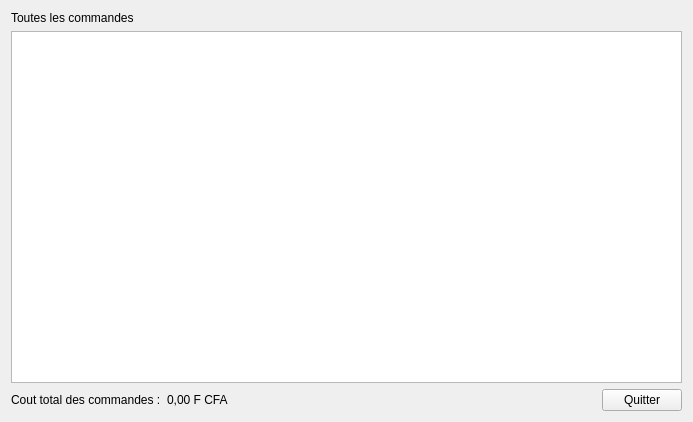
<?xml version="1.0" encoding="UTF-8"?>
<ui version="4.0">
 <class>CommandListWidget</class>
 <widget class="QWidget" name="CommandListWidget">
  <property name="geometry">
   <rect>
    <x>0</x>
    <y>0</y>
    <width>693</width>
    <height>422</height>
   </rect>
  </property>
  <property name="windowTitle">
   <string>Form</string>
  </property>
  <layout class="QVBoxLayout" name="verticalLayout_2">
   <item>
    <layout class="QVBoxLayout" name="verticalLayout">
     <item>
      <widget class="QLabel" name="label">
       <property name="text">
        <string>Toutes les commandes</string>
       </property>
      </widget>
     </item>
     <item>
      <widget class="QTableView" name="tableView"/>
     </item>
     <item>
      <layout class="QHBoxLayout" name="horizontalLayout">
       <item>
        <widget class="QLabel" name="label_3">
         <property name="text">
          <string>Cout total des commandes :</string>
         </property>
        </widget>
       </item>
       <item>
        <widget class="QLabel" name="label_2">
         <property name="text">
          <string>0,00 F CFA</string>
         </property>
        </widget>
       </item>
       <item>
        <spacer name="horizontalSpacer">
         <property name="orientation">
          <enum>Qt::Horizontal</enum>
         </property>
         <property name="sizeHint" stdset="0">
          <size>
           <width>40</width>
           <height>20</height>
          </size>
         </property>
        </spacer>
       </item>
       <item>
        <widget class="QPushButton" name="pushButton">
         <property name="text">
          <string>Quitter</string>
         </property>
        </widget>
       </item>
      </layout>
     </item>
    </layout>
   </item>
  </layout>
 </widget>
 <resources/>
 <connections/>
</ui>
